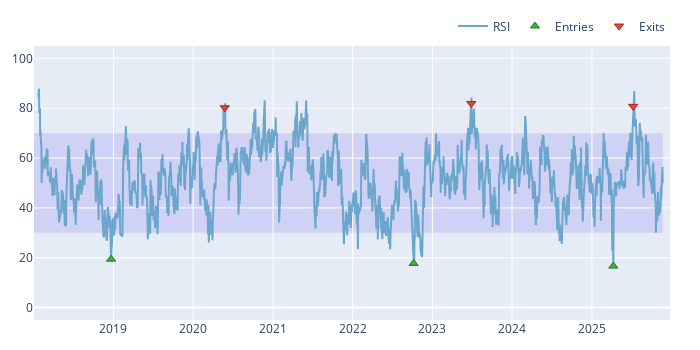

The cell this chart's notebook holds for it:
### Code cell
plot_rsi(rsi, clean_entries, clean_exits).show()

### Figure 1 — Plotly figure (JSON) as saved in the notebook; plotly's stock layout.template omitted (floating-point values rounded to 4 significant figures; data arrays with more than 128 entries replaced by an {"elided": "..."} marker saying what was removed)
{"data": [{"line": {"color": "#6ca6cd"}, "mode": "lines", "name": "RSI", "showlegend": true, "type": "scatter", "x": {"elided": "1969 str values"}, "y": {"elided": "1969 float values"}}, {"marker": {"color": "#37B13F", "line": {"color": "rgb(38,123,44)", "width": 1}, "size": 8, "symbol": "triangle-up"}, "mode": "markers", "name": "Entries", "showlegend": true, "type": "scatter", "x": ["2018-12-21T00:00:00+00:00", "2022-10-07T00:00:00+00:00", "2025-04-09T00:00:00+00:00"], "y": [19.42, 17.7, 16.63]}, {"marker": {"color": "#EA4335", "line": {"color": "rgb(181,31,18)", "width": 1}, "size": 8, "symbol": "triangle-down"}, "mode": "markers", "name": "Exits", "showlegend": true, "type": "scatter", "x": ["2020-05-25T00:00:00+00:00", "2023-06-28T00:00:00+00:00", "2025-07-09T00:00:00+00:00"], "y": [80.19, 81.92, 80.78]}], "layout": {"height": 350, "legend": {"orientation": "h", "traceorder": "normal", "x": 1, "xanchor": "right", "y": 1.02, "yanchor": "bottom"}, "margin": {"b": 30, "l": 30, "r": 30, "t": 30}, "shapes": [{"fillcolor": "mediumslateblue", "layer": "below", "line": {"width": 0}, "opacity": 0.2, "type": "rect", "x0": "2018-01-02T00:00:00+00:00", "x1": "2025-11-21T00:00:00+00:00", "xref": "x", "y0": 30, "y1": 70, "yref": "y"}], "width": 700, "yaxis": {"range": [-5, 105]}}}
